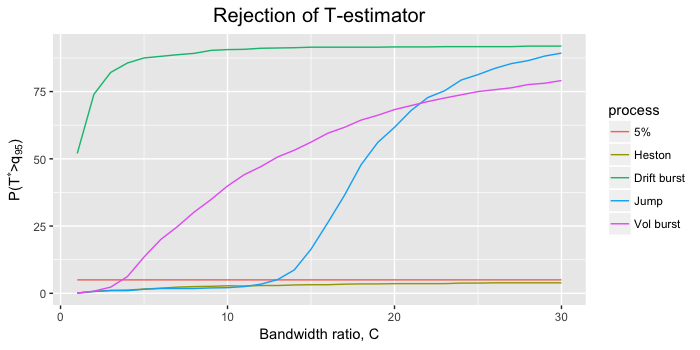

Reproduce this figure in R.
library(ggplot2)
library(latex2exp)
setwd(Sys.getenv("masters-thesis"))
source("Simulation/Heston.R")
source("Simulation/add_all.R")
source("Estimation/estimates_reloaded.R")
source("Estimation/estimates_revolution.R")
source("Estimation/rho.R")
source("estimation/teststat.R")

set.seed(100)

####### ESTIMATION PARAMETERS
heston_params <- sim.setup()
lag <- 10


#################### PARAMETERS ####################
omega2 <- 2.64*10^(-10)
omega <- sqrt(omega2)
K2 <- 0.5 #K2
n <- 23400
mat <- 6.5/(24*7*52)
dt <- mat/n
sigma2 <- 0.0457
sigma <- sqrt(sigma2)
(noise_ratio <- omega/(sqrt(dt)*sigma)) #10.66

#Burn 5min in mu in:
one_min <- 1 / (52*7*24*60)
n_burn <- one_min / dt
t.index <- seq(from = n_burn, to = n, by = 5) #Burn a volatility bandwidth (note 10 in Christensen)

#Burst settings1
c_1_func <- function(alpha) {
  c_1 <- 0 #If alpha == 0
  if (alpha == 0.55) {
    c_1 <- (1-alpha)*0.005/(10/(60*24*7*52))^(1-alpha)
  } 
  else if (alpha == 0.65){
    c_1 <- (1-alpha)*0.01/(10/(60*24*7*52))^(1-alpha)
  } 
  else if (alpha == 0.75) {
    c_1 <- (1-alpha)*0.015/(10/(60*24*7*52))^(1-alpha)
  }
  return(c_1)
}
c_2_func <- function(beta) {
  c_2 <- 0 #if beta = 0
  if (beta == 0.1) {
    c_2 <- sqrt((1-2*beta)*(8*0.00093*0.25)^2/(10/(60*24*7*52))^(1-2*beta))
  }
  else if (beta == 0.2) {
    c_2 <- sqrt((1-2*beta)*(8*0.00093*0.5)^2/(10/(60*24*7*52))^(1-2*beta))
  }
  else if (beta == 0.3) {
    c_2 <- sqrt((1-2*beta)*(8*0.00093*0.75)^2/(10/(60*24*7*52))^(1-2*beta))
  }
  else if (beta == 0.4) {
    c_2 <- sqrt((1-2*beta)*(8*0.00093*1)^2/(10/(60*24*7*52))^(1-2*beta))
  }
  return(c_2)
}


burstsettings <- list()
burstsettings[[1]] <- sim.burstsetting(jump = F,
                                       alpha = 0,
                                       c_1 = 0,
                                       beta = 0,
                                       c_2 = 0)
burstsettings[[2]] <- sim.burstsetting(jump = F,
                                       alpha = 0.55,
                                       c_1 = c_1_func(0.55),
                                       beta = 0,
                                       c_2 = 0)
burstsettings[[3]] <- sim.burstsetting(jump = T,
                                       alpha = 0.55,
                                       c_1 = c_1_func(0.55),
                                       beta = 0,
                                       c_2 = 0)
burstsettings[[4]] <- sim.burstsetting(jump = F,
                                       alpha = 0,
                                       c_1 = 0,
                                       beta = 0.2,
                                       c_2 = c_2_func(0.2))


#The ratio parameters
ratio_list <- 1:30
h_mu <- 5 / (52*7*24*60)

#Because of lack of memory, it is done in loops
Npaths <- 1000 #15min
n_loops <- ceiling(Npaths/100) #After 50 it just scales linearly if not slower
output_list <- list()
N <- ceiling(Npaths/n_loops)

#Initialize lists used later
Tstar <- numeric(N);  rho<-numeric(N);
temp <- matrix(nrow = length(burstsettings), ncol = length(ratio_list))
output_list <- rep(list(temp),n_loops)

p0 <- Sys.time()

#################### LOOP OVER N ####################
for (memory in 1:n_loops) {
  #memory <- 1
  
  ### Keep track
  print(paste("Loop",memory, "out of ",n_loops))
  print(paste("Expected time left:", 3*round(Npaths-(memory-1)*Npaths/n_loops,0),"seconds")) #One second per path
  
  ### SIMULATE ALL PATHS
  heston_params$Npath <- N
  Heston <- sim.heston(heston_params)
  
  all_simulations <- sim.add_all(Heston = Heston, burst_args = burstsettings)
  
  for (process in 1:length(all_simulations)) {
    #Create dy
    all_simulations[[process]]$Y <- t(diff(t(as.matrix(all_simulations[[process]]$Y))))
  }
  
  for (process in 1:length(all_simulations)) {
    #process <- 1
    mu_hat <- est.mu.mat.2.0(data = all_simulations[[process]], hd = h_mu, bandwidth_rescale = T)$mu[,t.index]
    
    for (ratio in 1:length(ratio_list)) {
      #ratio <- 5
        
      #Estimate T
      sigma2_hat <- est.sigma.mat.3.0(data = all_simulations[[process]], hv = ratio_list[ratio]*h_mu, bandwidth_rescale = T)$sig[,t.index]
      T_hat <- sqrt(h_mu) * mu_hat/ sqrt(sigma2_hat)
      
      #Calculate T_max and thresholds
      for(subpath in 1:N){
        Tstar[subpath] <- max(abs(T_hat[subpath,]))
        # fit rho
        rho[subpath] <- est.rho.MLE(T_hat[subpath,])
      }

      m <- rep(ncol(T_hat),N)
      z<-est.z_quantile(m, rho, 0.95)$qZm
      
      #Save percentage rejection in list
      temp[process,ratio] <- mean(Tstar>=z)
    }
  }
  output_list[[memory]] <- temp
}

print(Sys.time()-p0)

###Take mean over memory loops
output_mean <- matrix(0,nrow = length(all_simulations), ncol = length(ratio_list))

for (memory in 1:n_loops) {
  output_mean <- output_mean + output_list[[memory]]
}
output_mean <- output_mean/n_loops*100

processes <- c("Heston", "Drift burst", "Jump", "Vol burst")

#Create a single data_frame
plot_data_frame <- data.frame(ratios = ratio_list ,
                              value = rep(5,length(ratio_list)),
                              process = "5%")

for (i in 1:nrow(output_mean)){
  new_data_frame <- data.frame(ratios = ratio_list,
                               value = output_mean[i,],
                               process = processes[i])
  plot_data_frame <- rbind(plot_data_frame,new_data_frame)
}


##### PLOT #####
ggplot(plot_data_frame, aes(ratios, value, color = process)) +
  geom_line() +
  xlab(TeX("Bandwidth ratio, C")) + ylab(TeX('$P(T^* > q_{95})$')) + # 'Rejection percentage') +
  ggtitle("Rejection of T-estimator") +
  theme(plot.title = element_text(hjust = 0.5, size = 15))
  
#save(plot_data_frame, file="Figures2/Saved_data_for_plots/13_0_br_burst_jump.Rda")
